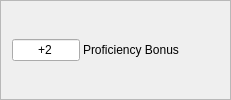
                <widget class="QFrame" name="frameProficiency">
                 <property name="frameShape">
                  <enum>QFrame::StyledPanel</enum>
                 </property>
                 <property name="frameShadow">
                  <enum>QFrame::Raised</enum>
                 </property>
                 <layout class="QGridLayout" name="gridLayout_19">
                  <property name="leftMargin">
                   <number>0</number>
                  </property>
                  <property name="topMargin">
                   <number>0</number>
                  </property>
                  <property name="rightMargin">
                   <number>0</number>
                  </property>
                  <property name="bottomMargin">
                   <number>0</number>
                  </property>
                  <property name="spacing">
                   <number>0</number>
                  </property>
                  <item row="1" column="0">
                   <widget class="QLabel" name="lblFrameStrengthLeft_13">
                    <property name="sizePolicy">
                     <sizepolicy hsizetype="Fixed" vsizetype="Ignored">
                      <horstretch>0</horstretch>
                      <verstretch>0</verstretch>
                     </sizepolicy>
                    </property>
                    <property name="minimumSize">
                     <size>
                      <width>10</width>
                      <height>0</height>
                     </size>
                    </property>
                    <property name="maximumSize">
                     <size>
                      <width>10</width>
                      <height>16777215</height>
                     </size>
                    </property>
                    <property name="pixmap">
                     <pixmap resource="resources.qrc">:/img/data/character_stat_left.png</pixmap>
                    </property>
                    <property name="scaledContents">
                     <bool>true</bool>
                    </property>
                   </widget>
                  </item>
                  <item row="2" column="0">
                   <widget class="QLabel" name="lblFrameStrengthBottomLeft_13">
                    <property name="sizePolicy">
                     <sizepolicy hsizetype="Fixed" vsizetype="Fixed">
                      <horstretch>0</horstretch>
                      <verstretch>0</verstretch>
                     </sizepolicy>
                    </property>
                    <property name="minimumSize">
                     <size>
                      <width>11</width>
                      <height>11</height>
                     </size>
                    </property>
                    <property name="maximumSize">
                     <size>
                      <width>11</width>
                      <height>11</height>
                     </size>
                    </property>
                    <property name="pixmap">
                     <pixmap resource="resources.qrc">:/img/data/character_stat_bottomleft.png</pixmap>
                    </property>
                    <property name="scaledContents">
                     <bool>true</bool>
                    </property>
                   </widget>
                  </item>
                  <item row="0" column="0">
                   <widget class="QLabel" name="lblFrameStrengthTopLeft_13">
                    <property name="sizePolicy">
                     <sizepolicy hsizetype="Fixed" vsizetype="Fixed">
                      <horstretch>0</horstretch>
                      <verstretch>0</verstretch>
                     </sizepolicy>
                    </property>
                    <property name="minimumSize">
                     <size>
                      <width>11</width>
                      <height>11</height>
                     </size>
                    </property>
                    <property name="maximumSize">
                     <size>
                      <width>11</width>
                      <height>11</height>
                     </size>
                    </property>
                    <property name="text">
                     <string/>
                    </property>
                    <property name="pixmap">
                     <pixmap resource="resources.qrc">:/img/data/character_stat_topleft.png</pixmap>
                    </property>
                    <property name="scaledContents">
                     <bool>true</bool>
                    </property>
                   </widget>
                  </item>
                  <item row="1" column="2">
                   <widget class="QLabel" name="lblFrameStrengthRight_13">
                    <property name="sizePolicy">
                     <sizepolicy hsizetype="Fixed" vsizetype="Ignored">
                      <horstretch>0</horstretch>
                      <verstretch>0</verstretch>
                     </sizepolicy>
                    </property>
                    <property name="minimumSize">
                     <size>
                      <width>11</width>
                      <height>0</height>
                     </size>
                    </property>
                    <property name="maximumSize">
                     <size>
                      <width>11</width>
                      <height>16777215</height>
                     </size>
                    </property>
                    <property name="pixmap">
                     <pixmap resource="resources.qrc">:/img/data/character_stat_right.png</pixmap>
                    </property>
                    <property name="scaledContents">
                     <bool>true</bool>
                    </property>
                   </widget>
                  </item>
                  <item row="2" column="2">
                   <widget class="QLabel" name="lblFrameStrengthBottomRight_13">
                    <property name="sizePolicy">
                     <sizepolicy hsizetype="Fixed" vsizetype="Fixed">
                      <horstretch>0</horstretch>
                      <verstretch>0</verstretch>
                     </sizepolicy>
                    </property>
                    <property name="minimumSize">
                     <size>
                      <width>11</width>
                      <height>11</height>
                     </size>
                    </property>
                    <property name="maximumSize">
                     <size>
                      <width>11</width>
                      <height>11</height>
                     </size>
                    </property>
                    <property name="pixmap">
                     <pixmap resource="resources.qrc">:/img/data/character_stat_bottomright.png</pixmap>
                    </property>
                    <property name="scaledContents">
                     <bool>true</bool>
                    </property>
                   </widget>
                  </item>
                  <item row="0" column="2">
                   <widget class="QLabel" name="lblFrameStrengthTopRight_13">
                    <property name="sizePolicy">
                     <sizepolicy hsizetype="Fixed" vsizetype="Fixed">
                      <horstretch>0</horstretch>
                      <verstretch>0</verstretch>
                     </sizepolicy>
                    </property>
                    <property name="minimumSize">
                     <size>
                      <width>11</width>
                      <height>11</height>
                     </size>
                    </property>
                    <property name="maximumSize">
                     <size>
                      <width>11</width>
                      <height>11</height>
                     </size>
                    </property>
                    <property name="text">
                     <string/>
                    </property>
                    <property name="pixmap">
                     <pixmap resource="resources.qrc">:/img/data/character_stat_topright.png</pixmap>
                    </property>
                    <property name="scaledContents">
                     <bool>true</bool>
                    </property>
                   </widget>
                  </item>
                  <item row="1" column="1">
                   <widget class="QFrame" name="frameProficiencyContents">
                    <property name="frameShape">
                     <enum>QFrame::NoFrame</enum>
                    </property>
                    <property name="frameShadow">
                     <enum>QFrame::Sunken</enum>
                    </property>
                    <layout class="QHBoxLayout" name="horizontalLayout" stretch="1,2">
                     <property name="spacing">
                      <number>3</number>
                     </property>
                     <property name="leftMargin">
                      <number>0</number>
                     </property>
                     <property name="topMargin">
                      <number>0</number>
                     </property>
                     <property name="rightMargin">
                      <number>0</number>
                     </property>
                     <property name="bottomMargin">
                      <number>0</number>
                     </property>
                     <item>
                      <widget class="QLineEdit" name="edtProficiencyBonus">
                       <property name="sizePolicy">
                        <sizepolicy hsizetype="Preferred" vsizetype="Fixed">
                         <horstretch>0</horstretch>
                         <verstretch>0</verstretch>
                        </sizepolicy>
                       </property>
                       <property name="text">
                        <string>+2</string>
                       </property>
                       <property name="maxLength">
                        <number>5</number>
                       </property>
                       <property name="alignment">
                        <set>Qt::AlignCenter</set>
                       </property>
                      </widget>
                     </item>
                     <item>
                      <widget class="QLabel" name="label_11">
                       <property name="text">
                        <string>Proficiency Bonus</string>
                       </property>
                      </widget>
                     </item>
                    </layout>
                   </widget>
                  </item>
                  <item row="2" column="1">
                   <widget class="QLabel" name="lblFrameStrengthBottom_13">
                    <property name="sizePolicy">
                     <sizepolicy hsizetype="Ignored" vsizetype="Fixed">
                      <horstretch>0</horstretch>
                      <verstretch>0</verstretch>
                     </sizepolicy>
                    </property>
                    <property name="minimumSize">
                     <size>
                      <width>0</width>
                      <height>11</height>
                     </size>
                    </property>
                    <property name="maximumSize">
                     <size>
                      <width>16777215</width>
                      <height>11</height>
                     </size>
                    </property>
                    <property name="pixmap">
                     <pixmap resource="resources.qrc">:/img/data/character_stat_bottom.png</pixmap>
                    </property>
                    <property name="scaledContents">
                     <bool>true</bool>
                    </property>
                   </widget>
                  </item>
                  <item row="0" column="1">
                   <widget class="QLabel" name="lblFrameStrengthTop_13">
                    <property name="sizePolicy">
                     <sizepolicy hsizetype="Ignored" vsizetype="Fixed">
                      <horstretch>0</horstretch>
                      <verstretch>0</verstretch>
                     </sizepolicy>
                    </property>
                    <property name="minimumSize">
                     <size>
                      <width>0</width>
                      <height>11</height>
                     </size>
                    </property>
                    <property name="maximumSize">
                     <size>
                      <width>16777215</width>
                      <height>11</height>
                     </size>
                    </property>
                    <property name="pixmap">
                     <pixmap resource="resources.qrc">:/img/data/character_stat_top.png</pixmap>
                    </property>
                    <property name="scaledContents">
                     <bool>true</bool>
                    </property>
                   </widget>
                  </item>
                 </layout>
                </widget>
